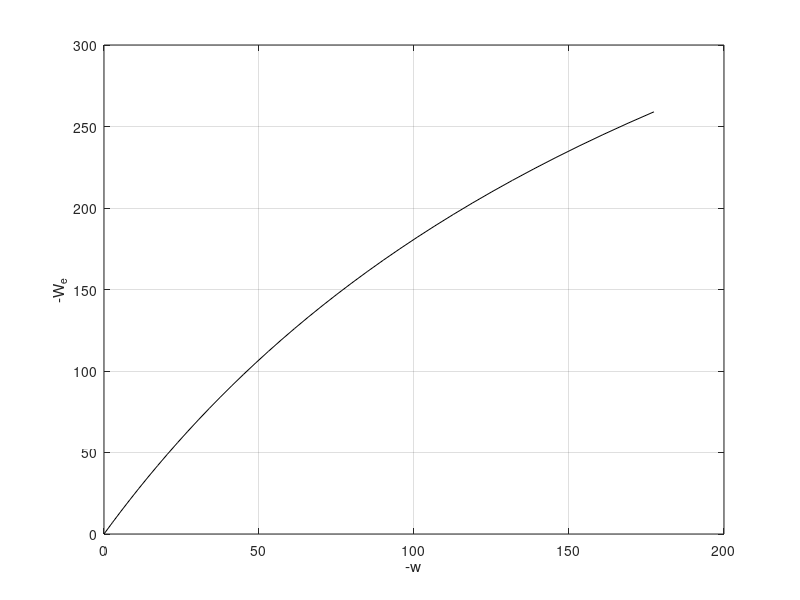
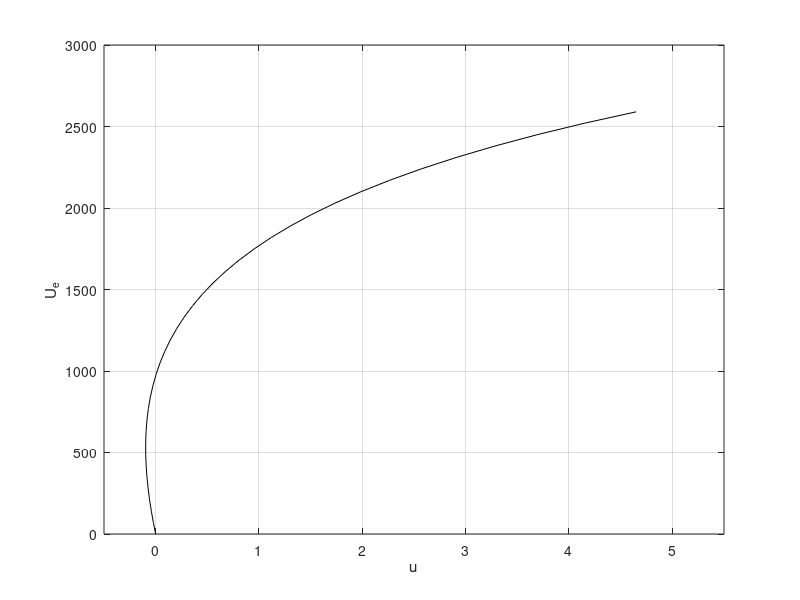

Write the MATLAB code that produced these figures, in order.
% Isaiah Lee/
% CE 810
% HW 3
% Due Date 9/24/2025
% Problem 1
% 1. Incremental-iterative solution 2-DOF system
%           Updates/Changes
% Date                  What was Changed
% 3/9/23                Code Created and Completed
% 9/22/25               Code copied from CE810HW2
% 9/24/25               Code completed

%%%%%%%%%%%%%%%%%%%%%%%%%%%%%%%%%%%%%%%%%%%%%%%%%%

%Problem 1
EA = 5*10^7;                   %Set value for EA Newtons
z = 25;                        %z set equal to 25 mm
L = 2500;                      %l set equal to 2500 mm
Ks = 2.35;                     %spring stiffness set equal to 2.35 N/mm
Delta_w = -7;                  %Sets step value for change in W
Delta_u = 70;                  %Sets step value for change in U
Delta = [Delta_u; Delta_w];

%First step define variable using arrays as necessary
j = 1;                           %Sets location in matrix
W_knot = 0;                      %Sets start point of 0
zeros_2_1 = zeros(2,1);          %Empty 2 by 1 matrix of zeros
zeros_2_2 = zeros(2,2);          %Empty 2 by 2 matrix of zeros
k = cell(1,38);                  %Create an array with 38 elements for storing k matrices

for x = 1:38                     %Each element of k should be an empty 2 by 2 matrix
    k{1,x} = zeros_2_2;
end
delta = cell(1,38);              %Create an array with 38 elements for storing displacement matrices
for x = 1:38                     %Each element of displacement should be an empty 2 by 1 matrix
    delta{1,x} = zeros_2_1;
end
w = zeros(1, 38);             %Create an empty 1 x 38 matrix of zeroes for w
W = zeros(1, 38);             %Create an empty 1 x 38 matrix of zeroes for W
u = zeros(1, 38);             %Create an empty 1 x 38 matrix of zeroes for w
U = zeros(1, 38);             %Create an empty 1 x 38 matrix of zeroes for U
N = zeros(1, 38);             %Create an empty 1 x 38 matrix of zeroes for N
g_v = zeros(1, 38);           %Create an empty 1 x 38 matrix of zeroes for g vertical
g_h = zeros(1, 38);           %Create an empty 1 x 38 matrix of zeroes for g horizontal


for j = 1:37                         %Do 37 repetitions (259/7)

   W(j+1) = -7*j;
   U(j+1) = 70*j;
   k{1,j}= EA/L*[1 -(z+w(j))/L; -(z+w(j))/L ((z+w(j))/L)^2 + Ks*L/EA] + [0 0; 0 N(j)/L];   %Calculate step value of tangent stiffness
   delta{1,j+1} = k{1,j}^-1*Delta;                                  %Solve for changes to u, w
   u(j+1) = u(j) + delta{1,1+j}(1);                                 %Calculate step value of u
   w(j+1) = w(j) + delta{1,1+j}(2);                                 %Calculate step value of w
   N(j+1) = EA*(-u(j+1)/L+(z/L)*w(j+1)/L+1/2*(w(j+1)/L)^2);         %Calculate step value of N
   g_v(j) = N(j+1)*((z+w(j+1))/L)+Ks*w(j+1)-W(j+1);                 %Calculate step value of g_v
   g_h(j) = -N(j+1)-U(j+1);                                         %Calculate step value of g_h

   while sqrt((g_v(j))^2+(g_h(j))^2) >= 1*10^-4          %Begin iteration loops until error below desired value
       k{1,j}= EA/L*[1 -(z+w(j+1))/L; -(z+w(j+1))/L ((z+w(j+1))/L)^2 + Ks*L/EA] + [0 0; 0 N(j+1)/L];   %Calculate iteration value of tangent stiffness
       du_dw = k{1,j}^-1*[-g_h(j); -g_v(j)];                            %Calculate du and dw matrix
       du = du_dw(1);                                                   %Calculate horizontal component
       dw = du_dw(2);                                                   %Calculate vertical component
       u(j+1) = u(j+1) + du;                                            %Calculate iteration value of u
       w(j+1) = w(j+1) + dw;                                            %Calculate iteration value of w
       N(j+1) = EA*(-u(j+1)/L+(z/L)*w(j+1)/L+1/2*(w(j+1)/L)^2);         %Calculate iteration value of N
       g_v(j) = N(j+1)*((z+w(j+1))/L)+Ks*w(j+1)-W(j+1);                 %Calculate iteration value of g_v
       g_h(j) = -N(j+1)-U(j+1);                                         %Calculate iteration value of g_h
       
   end

end

W_abs = abs(W);                             %Take absolute value to plot on negative scale
w_abs = abs(w);                             %Take absolute value to plot on negative scale


figure(1)
clf
plot(w_abs,W_abs,'k')
grid on
ylim([0 300])
xlim([0 200])
xlabel('-w')
ylabel('-W_e')

figure(2)
clf
plot(u,U,'k')
grid on
ylim([0 3000])
xlim([-0.5 5.5])
xlabel('u')
ylabel('U_e')
